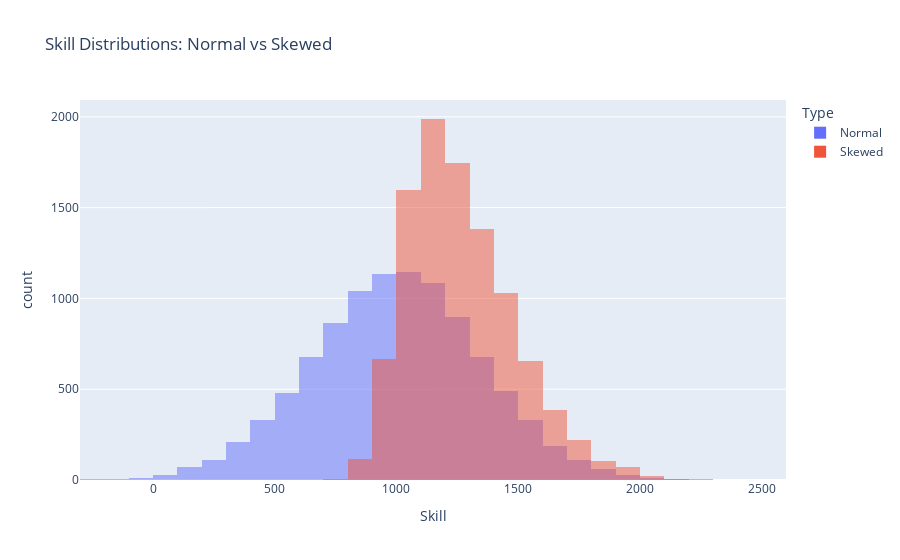

This figure's notebook cell:
### Code cell
skill_list_normal = f.randn_skew_fast(NUMBER_OF_PLAYERS, alpha=0, loc=AVERAGE_SKILL, scale=SIGMA_SKILL)
skill_list_skewed = f.randn_skew_fast(NUMBER_OF_PLAYERS, alpha=SKEW_PARAMETER, loc=AVERAGE_SKILL, scale=SIGMA_SKILL)

fig = px.histogram(
    x=np.concatenate([skill_list_normal, skill_list_skewed]),
    color=np.array(['Normal'] * len(skill_list_normal) + ['Skewed'] * len(skill_list_skewed)),
    nbins=50,
    opacity=0.5,
    labels={'x': 'Skill', 'color': 'Type'},
    title='Skill Distributions: Normal vs Skewed'
)
fig.update_layout(barmode='overlay')
fig.show()

### Figure 1 — Plotly figure (JSON) as saved in the notebook; plotly's stock layout.template omitted (floating-point values rounded to 4 significant figures; data arrays with more than 128 entries replaced by an {"elided": "..."} marker saying what was removed)
{"data": [{"bingroup": "x", "hovertemplate": "Type=Normal<br>Skill=%{x}<br>count=%{y}<extra></extra>", "legendgroup": "Normal", "marker": {"color": "#636efa", "opacity": 0.5, "pattern": {"shape": ""}}, "name": "Normal", "nbinsx": 50, "orientation": "v", "showlegend": true, "type": "histogram", "x": {"elided": "10000 float values"}, "xaxis": "x", "yaxis": "y"}, {"bingroup": "x", "hovertemplate": "Type=Skewed<br>Skill=%{x}<br>count=%{y}<extra></extra>", "legendgroup": "Skewed", "marker": {"color": "#EF553B", "opacity": 0.5, "pattern": {"shape": ""}}, "name": "Skewed", "nbinsx": 50, "orientation": "v", "showlegend": true, "type": "histogram", "x": {"elided": "10000 float values"}, "xaxis": "x", "yaxis": "y"}], "layout": {"barmode": "overlay", "legend": {"title": {"text": "Type"}, "tracegroupgap": 0}, "title": {"text": "Skill Distributions: Normal vs Skewed"}, "xaxis": {"anchor": "y", "domain": [0, 1], "title": {"text": "Skill"}}, "yaxis": {"anchor": "x", "domain": [0, 1], "title": {"text": "count"}}}}
